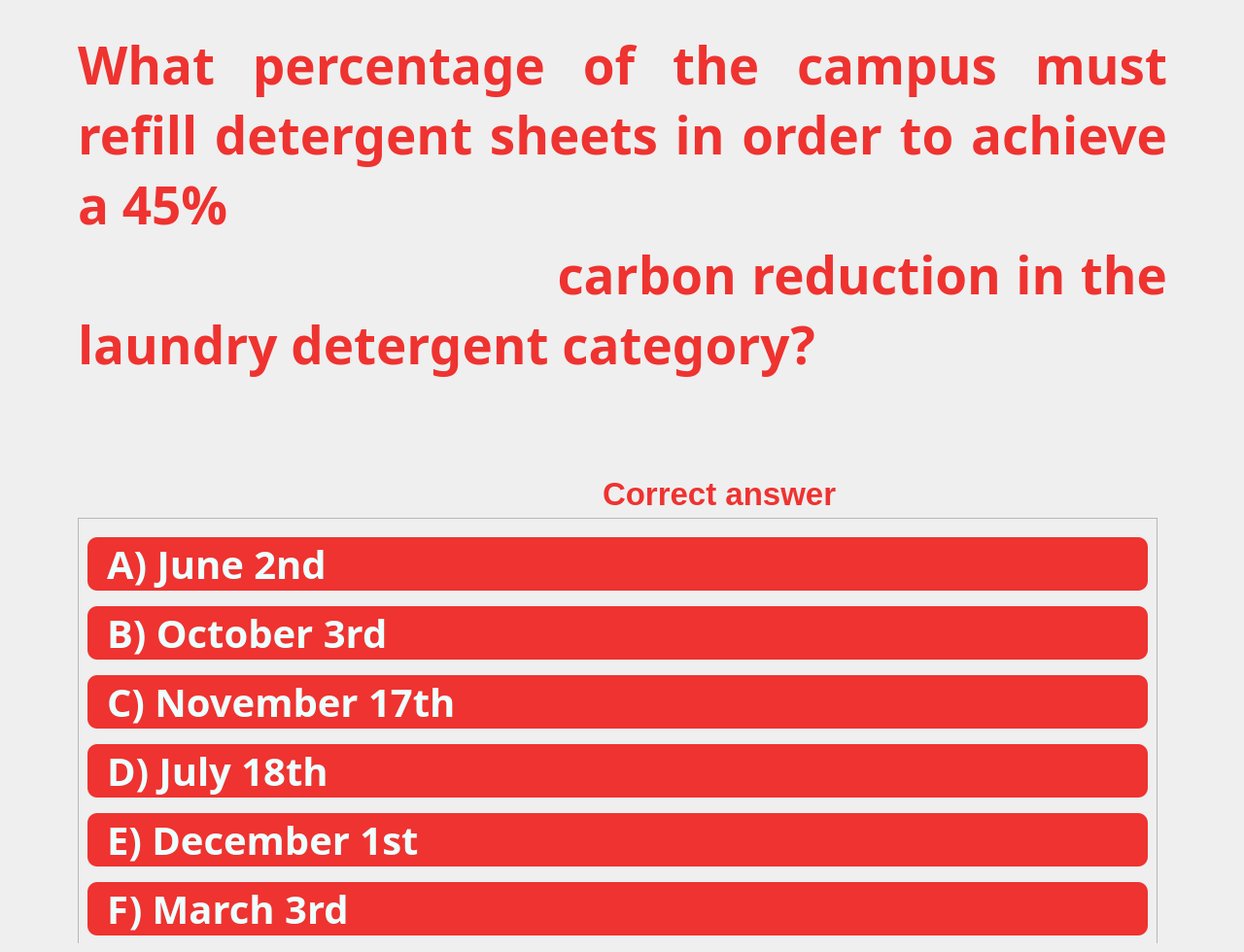
<?xml version="1.0" encoding="UTF-8"?>
<ui version="4.0">
 <class>SurveyScreen</class>
 <widget class="QWidget" name="SurveyScreen">
  <property name="geometry">
   <rect>
    <x>0</x>
    <y>0</y>
    <width>1280</width>
    <height>980</height>
   </rect>
  </property>
  <property name="windowTitle">
   <string>Survey</string>
  </property>
  <widget class="QLabel" name="img">
   <property name="geometry">
    <rect>
     <x>0</x>
     <y>-50</y>
     <width>1280</width>
     <height>900</height>
    </rect>
   </property>
   <property name="text">
    <string/>
   </property>
   <property name="pixmap">
    <pixmap>../../../assets/enviromental.png</pixmap>
   </property>
  </widget>
  <widget class="QWidget" name="layoutWidget">
   <property name="geometry">
    <rect>
     <x>60</x>
     <y>10</y>
     <width>1161</width>
     <height>981</height>
    </rect>
   </property>
   <layout class="QVBoxLayout" name="verticalLayout">
    <property name="spacing">
     <number>20</number>
    </property>
    <property name="leftMargin">
     <number>20</number>
    </property>
    <property name="topMargin">
     <number>20</number>
    </property>
    <property name="rightMargin">
     <number>20</number>
    </property>
    <property name="bottomMargin">
     <number>20</number>
    </property>
    <item>
     <widget class="QLabel" name="question">
      <property name="minimumSize">
       <size>
        <width>0</width>
        <height>150</height>
       </size>
      </property>
      <property name="font">
       <font>
        <family>Owners XNarrow</family>
        <pointsize>40</pointsize>
        <bold>true</bold>
       </font>
      </property>
      <property name="styleSheet">
       <string notr="true">text-align:bottom;
                                color: rgb(238, 51, 48);
                            </string>
      </property>
      <property name="text">
       <string>What percentage of the campus must refill detergent sheets in order to achieve a 45%
                                carbon reduction in the laundry detergent category?
                            </string>
      </property>
      <property name="alignment">
       <set>Qt::AlignmentFlag::AlignJustify|Qt::AlignmentFlag::AlignVCenter</set>
      </property>
      <property name="wordWrap">
       <bool>true</bool>
      </property>
     </widget>
    </item>
    <item>
     <widget class="QStackedWidget" name="stack">
      <property name="sizePolicy">
       <sizepolicy hsizetype="Preferred" vsizetype="Expanding">
        <horstretch>0</horstretch>
        <verstretch>0</verstretch>
       </sizepolicy>
      </property>
      <property name="currentIndex">
       <number>1</number>
      </property>
      <widget class="QWidget" name="page_yes_no">
       <widget class="QToolButton" name="btn_true">
        <property name="geometry">
         <rect>
          <x>70</x>
          <y>240</y>
          <width>420</width>
          <height>100</height>
         </rect>
        </property>
        <property name="font">
         <font>
          <family>Owners XNarrow</family>
          <pointsize>50</pointsize>
          <bold>true</bold>
         </font>
        </property>
        <property name="styleSheet">
         <string notr="true">QToolButton {
                                        background-color: rgb(255, 56, 21);
                                        color: rgb(255, 255, 255);
                                        border-width: 1px;
                                        border-style: solid;
                                        border-color: red;
                                        border-radius: 210px 50px;
                                        }
                                        QToolButton::pressed {
                                        color: rgb(255, 56, 21);
                                        background-color: rgb(255, 255, 255);
                                        border-width: 1px;
                                        border-style: solid;
                                        border-color: red;
                                        border-radius: 210px 50px;
                                        }
                                        QToolButton::released {
                                        background-color: rgb(255, 56, 21);
                                        color: rgb(255, 255, 255);
                                        border-width: 1px;
                                        border-style: solid;
                                        border-color: red;
                                        border-radius: 210px 50px;
                                        }
                                    </string>
        </property>
        <property name="text">
         <string>TRUE</string>
        </property>
       </widget>
       <widget class="QToolButton" name="btn_false">
        <property name="geometry">
         <rect>
          <x>630</x>
          <y>240</y>
          <width>420</width>
          <height>100</height>
         </rect>
        </property>
        <property name="font">
         <font>
          <family>Owners XNarrow</family>
          <pointsize>50</pointsize>
          <bold>true</bold>
         </font>
        </property>
        <property name="styleSheet">
         <string notr="true">QToolButton {
                                        background-color: rgb(255, 56, 21);
                                        color: rgb(255, 255, 255);
                                        border-width: 1px;
                                        border-style: solid;
                                        border-color: red;
                                        border-radius: 210px 50px;
                                        }
                                        QToolButton::pressed {
                                        color: rgb(255, 56, 21);
                                        background-color: rgb(255, 255, 255);
                                        border-width: 1px;
                                        border-style: solid;
                                        border-color: red;
                                        border-radius: 210px 50px;
                                        }
                                        QToolButton::released {
                                        background-color: rgb(255, 56, 21);
                                        color: rgb(255, 255, 255);
                                        border-width: 1px;
                                        border-style: solid;
                                        border-color: red;
                                        border-radius: 210px 50px;
                                        }
                                    </string>
        </property>
        <property name="text">
         <string>FALSE</string>
        </property>
       </widget>
      </widget>
      <widget class="QWidget" name="page_multiple">
       <widget class="QToolButton" name="btn_submit">
        <property name="geometry">
         <rect>
          <x>410</x>
          <y>500</y>
          <width>300</width>
          <height>60</height>
         </rect>
        </property>
        <property name="font">
         <font>
          <family>Owners XNarrow</family>
          <pointsize>30</pointsize>
          <bold>true</bold>
         </font>
        </property>
        <property name="styleSheet">
         <string notr="true">QToolButton {
                                        background-color: rgb(255, 56, 21);
                                        color: rgb(255, 255, 255);
                                        border-width: 1px;
                                        border-style: solid;
                                        border-color: red;
                                        border-radius: 150px 30px;
                                        }
                                        QToolButton::pressed {
                                        color: rgb(255, 56, 21);
                                        background-color: rgb(255, 255, 255);
                                        border-width: 1px;
                                        border-style: solid;
                                        border-color: red;
                                        border-radius: 150px 30px;
                                        }
                                    </string>
        </property>
        <property name="text">
         <string>SUBMIT</string>
        </property>
       </widget>
       <widget class="QFrame" name="frame">
        <property name="geometry">
         <rect>
          <x>0</x>
          <y>50</y>
          <width>1111</width>
          <height>451</height>
         </rect>
        </property>
        <property name="frameShape">
         <enum>QFrame::StyledPanel</enum>
        </property>
        <property name="frameShadow">
         <enum>QFrame::Raised</enum>
        </property>
        <layout class="QVBoxLayout" name="verticalLayout_2">
         <item>
          <widget class="QPushButton" name="btn_0">
           <property name="font">
            <font>
             <family>Owners XNarrow</family>
             <pointsize>30</pointsize>
             <weight>75</weight>
             <italic>false</italic>
             <bold>true</bold>
            </font>
           </property>
           <property name="styleSheet">
            <string notr="true">text-align:left;
                                                    background-color: rgb(238, 51, 48);
                                                    color: rgb(238, 255, 255);
                                                    border-radius: 10px;
                                                    padding-left: 20px;
                                                    font: bold;
                                                	border:none;</string>
           </property>
           <property name="text">
            <string>A) June 2nd</string>
           </property>
          </widget>
         </item>
         <item>
          <widget class="QPushButton" name="btn_1">
           <property name="font">
            <font>
             <family>Owners XNarrow</family>
             <pointsize>30</pointsize>
             <weight>75</weight>
             <italic>false</italic>
             <bold>true</bold>
            </font>
           </property>
           <property name="styleSheet">
            <string notr="true">text-align:left;
                                                    background-color: rgb(238, 51, 48);
                                                    color: rgb(238, 255, 255);
                                                    border-radius: 10px;
                                                    padding-left: 20px;
                                                    font: bold;
                                                </string>
           </property>
           <property name="text">
            <string>B) October 3rd</string>
           </property>
          </widget>
         </item>
         <item>
          <widget class="QPushButton" name="btn_2">
           <property name="font">
            <font>
             <family>Owners XNarrow</family>
             <pointsize>30</pointsize>
             <weight>75</weight>
             <italic>false</italic>
             <bold>true</bold>
            </font>
           </property>
           <property name="styleSheet">
            <string notr="true">text-align:left;
                                                    background-color: rgb(238, 51, 48);
                                                    color: rgb(238, 255, 255);
                                                    border-radius: 10px;
                                                    padding-left: 20px;
                                                    font: bold;
                                                </string>
           </property>
           <property name="text">
            <string>C) November 17th</string>
           </property>
          </widget>
         </item>
         <item>
          <widget class="QPushButton" name="btn_3">
           <property name="font">
            <font>
             <family>Owners XNarrow</family>
             <pointsize>30</pointsize>
             <weight>75</weight>
             <italic>false</italic>
             <bold>true</bold>
            </font>
           </property>
           <property name="styleSheet">
            <string notr="true">text-align:left;
                                                    background-color: rgb(238, 51, 48);
                                                    color: rgb(238, 255, 255);
                                                    border-radius: 10px;
                                                    padding-left: 20px;
                                                    font: bold;
                                                </string>
           </property>
           <property name="text">
            <string>D) July 18th</string>
           </property>
          </widget>
         </item>
         <item>
          <widget class="QPushButton" name="btn_4">
           <property name="font">
            <font>
             <family>Owners XNarrow</family>
             <pointsize>30</pointsize>
             <weight>75</weight>
             <italic>false</italic>
             <bold>true</bold>
            </font>
           </property>
           <property name="styleSheet">
            <string notr="true">text-align:left;
                                                    background-color: rgb(238, 51, 48);
                                                    color: rgb(238, 255, 255);
                                                    border-radius: 10px;
                                                    padding-left: 20px;
                                                    font: bold;
                                                </string>
           </property>
           <property name="text">
            <string>E) December 1st</string>
           </property>
          </widget>
         </item>
         <item>
          <widget class="QPushButton" name="btn_5">
           <property name="font">
            <font>
             <family>Owners XNarrow</family>
             <pointsize>30</pointsize>
             <weight>75</weight>
             <italic>false</italic>
             <bold>true</bold>
            </font>
           </property>
           <property name="styleSheet">
            <string notr="true">text-align:left;
                                                    background-color: rgb(238, 51, 48);
                                                    color: rgb(238, 255, 255);
                                                    border-radius: 10px;
                                                    padding-left: 20px;
                                                    font: bold;
                                                </string>
           </property>
           <property name="text">
            <string>F) March 3rd</string>
           </property>
          </widget>
         </item>
        </layout>
       </widget>
       <widget class="QLabel" name="result_label">
        <property name="geometry">
         <rect>
          <x>540</x>
          <y>0</y>
          <width>581</width>
          <height>51</height>
         </rect>
        </property>
        <property name="font">
         <font>
          <pointsize>25</pointsize>
          <weight>75</weight>
          <italic>false</italic>
          <bold>true</bold>
         </font>
        </property>
        <property name="styleSheet">
         <string notr="true">
                                        font: Bold;
                                        color: rgb(238, 51, 48);
                                    </string>
        </property>
        <property name="text">
         <string>Correct answer</string>
        </property>
       </widget>
       <widget class="QLabel" name="label">
        <property name="geometry">
         <rect>
          <x>530</x>
          <y>500</y>
          <width>101</width>
          <height>71</height>
         </rect>
        </property>
        <property name="text">
         <string/>
        </property>
        <property name="pixmap">
         <pixmap>:/loading/ls.gif</pixmap>
        </property>
       </widget>
      </widget>
     </widget>
    </item>
   </layout>
  </widget>
 </widget>
 <resources>
  <include location="../lk.qrc"/>
 </resources>
 <connections/>
</ui>
